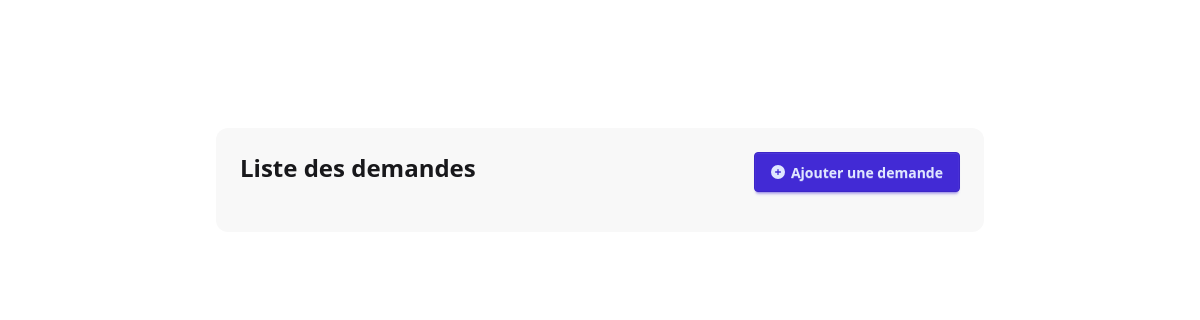
Before: /demande/ with the older database file.
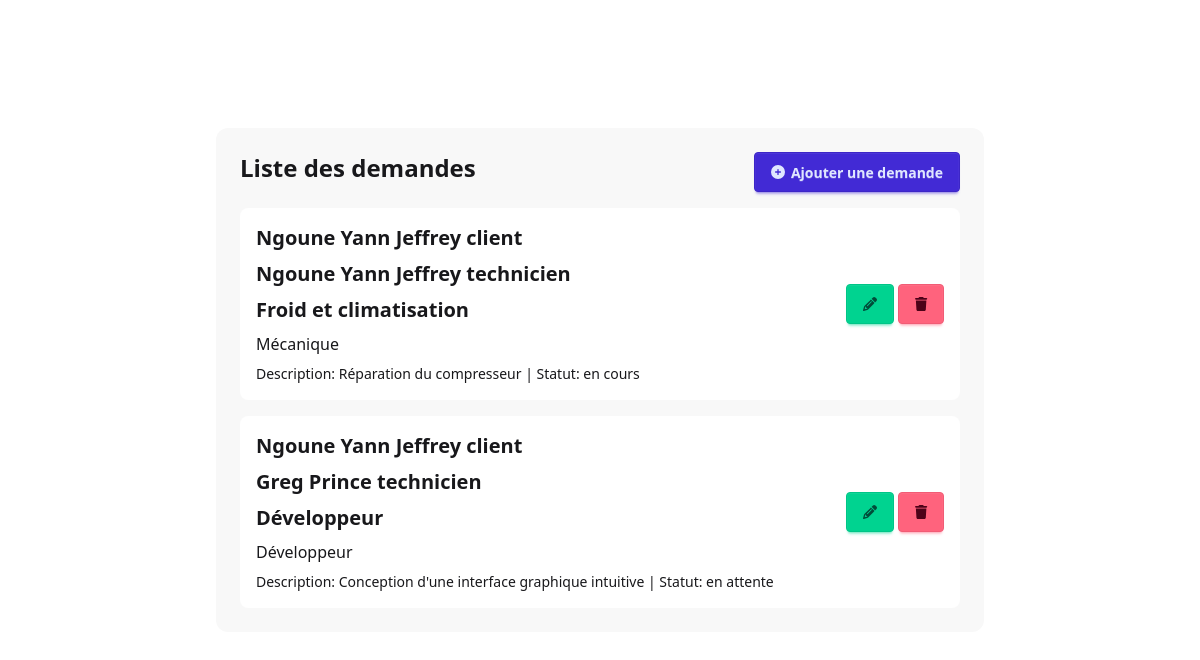
After: the same page with the newer database file.
### helpdeskapp/models.py (models this page shows, shortened)
class Demande(models.Model):
    statut = [
        ('en attente', 'En attente'),
        ('en cours', 'En cours'),
        ('terminee', 'Terminée')
    ]
    client = models.ForeignKey(
        Utilisateur,
        on_delete=models.CASCADE,
        related_name = 'client_demandes',
        limit_choices_to={'role': 'client'}
    )
    technicien = models.ForeignKey(
        Utilisateur,
        on_delete=models.SET_NULL,
        null=True,
        blank=True,
        related_name = 'technicien_demandes',
        limit_choices_to={'role': 'technicien'}
    )
    domaine = models.ForeignKey(
        Domaine,
        on_delete=models.CASCADE,
        related_name='domaine_demandes'
    )
    intitule = models.CharField(max_length=100)
    description = models.CharField(max_length=100)
    statuts = models.CharField(max_length=20, choices=statut, default='en attente')
    date_demande = models.DateTimeField(auto_now_add=True)

class Utilisateur(models.Model):
    roles = [
        ('client', 'Client'),
        ('technicien', 'Technicien'),
        ('administrateur', 'Administrateur')
    ]
    nom = models.CharField(max_length=100)
    prenom = models.CharField(max_length=100)
    telephone = models.CharField(max_length=15)
    address = models.TextField()
    email = models.EmailField()
    password = models.CharField(max_length=100)
    role = models.CharField(max_length=20, choices=roles, default='client')
    def __str__(self):
        return f"{self.nom} {self.prenom} {(self.role)}"

class Domaine(models.Model):
    intitule = models.CharField(max_length=100)
    description = models.CharField(max_length=100)
    def __str__(self):
        return f"{self.intitule}"

### helpdeskapp/views.py (the view)
# urls.py: path('demande/', liste_demandes, name='liste_demandes'),
def liste_demandes(request):
    demandes = Demande.objects.all()
    return render(request, 'demande/liste.html', {'demandes': demandes})

### helpdeskapp/templates/demande/liste.html (shortened to what this page needs)
{% extends 'base.html' %}
{% block content %}
<div class="w-full bg-base-200">
    <div class="mb-4 flex justify-between icons-center">
        <h1 class="text-2xl font-bold">Liste des demandes</h1>
        <a href="{%url 'add_demande' %}" class="btn btn-primary">
            <i class="fa fa-circle-plus"></i>
            Ajouter une demande
        </a>
    </div>
    <div class="space-y-4 w-full">
        {% for demande in demandes %}
        <div class="p-4 bg-base-100 rounded-lg w-full flex justify-between items-center">
            <div class="space-y-2">
                <h2 class="text-xl font-semibold">{{ demande.client }}</h2>
                <h2 class="text-xl font-semibold">{{ demande.technicien }}</h2>
                <h2 class="text-xl font-semibold">{{ demande.domaine }}</h2>
                <p>{{ demande.intitule }}</p>
                <p class="text-sm">Description: {{ demande.description }} | Statut: {{ demande.statuts }}</p>
            </div>
            <div class="space-y">
                <a href="{%url 'update_demande' demande.id %}" class="btn btn-success">
                    <i class="fa fa-pencil"></i>
                </a>
                <a href="{%url 'delete_demande' demande.id %}" class="btn btn-error">
                    <i class="fa fa-trash"></i>
                </a>
            </div>
        </div>
        {% endfor %}
    </div>
</div>
{% endblock %}

Changed rows visible on the page:
added Demande: client "Ngoune Yann Jeffrey client", technicien "Ngoune Yann Jeffrey technicien", domaine "Froid et climatisation", intitule "Mécanique", description "Réparation du compresseur", statuts "en cours"
added Demande: client "Ngoune Yann Jeffrey client", technicien "Greg Prince technicien", domaine "Développeur", intitule "Développeur", description "Conception d'une interface graphique intuitive", statuts "en attente"
